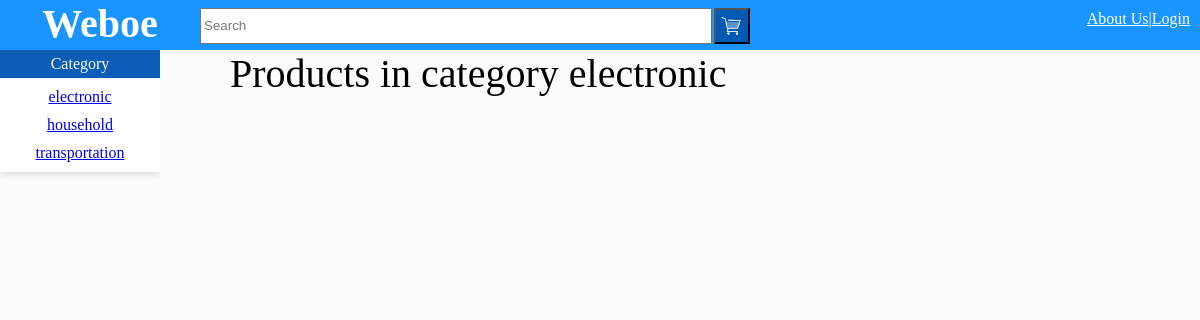
Page /product.php?category_name=electronic on the committed database.
### tables this page shows
CREATE TABLE category (
    category_name VARCHAR(255),
    PRIMARY KEY (category_name)
);

### product.php (the view, shortened to what this page needs)
<!DOCTYPE html>
<html lang="en-us">
<head>
    <link rel="stylesheet" href="product.css">
</head>
<body>
    <div class="topbar">
        <div class="title" onclick="window.location='product.php';">Weboe</div><div class="search1"><input type="text" placeholder="Search" id="search"><button onclick="window.location='cart.php';"></button></div><div class="topnav"><a href="about.php">About Us</a>|<?php
        if (!isset($_SESSION["username"])) echo '<a href="login.php">Login</a>';
        else {
            echo '<a href="profile.php?username=' . $_SESSION["username"] . '">Profile</a>|';
            echo '<a href="api/logout.php">Logout</a>';
        }
        ?>
        </div>
    </div>
    <div class="main">
        <div class="left">
            <div class="lefttitle">Category</div>
            <div class="leftlist" id="leftlist">
                <?php
                    include("api/database.php");
                    $stmt = mysqli_stmt_init($dbc);
                    mysqli_stmt_prepare($stmt, "SELECT * FROM category");
                    mysqli_stmt_execute($stmt);
                    $result = mysqli_stmt_get_result($stmt);
                    $response = array();
                    while ($productRow = mysqli_fetch_assoc($result)) {
                        $response[] = $productRow;
                    }
                    foreach ($response as $row) {
                        echo '<a href="product.php?category_name=' . $row["category_name"] . '">' . $row["category_name"] . '</a><br>';
                    }
                ?>
            </div>
        </div><div class="center">
            <div class="centerheader" id="centerheader">
                <?php
                    if (isset($_GET["category_name"])) echo "Products in category " . $_GET["category_name"];
                    else if (isset($_GET["product_id"])) echo "Product detail";
                    else echo "All products";
                ?>
            </div>
        </div>
    </div>
</body>
</html>

### product.css (style rules this page uses)
.title { display: inline-block; }
.title { text-align: center; width: 200px; font-size: 30pt; font-weight: bolder; }
body { margin: 0px; background-color: rgb(251,251,251); }
.main { background-color: rgb(251,251,251); height: 100vh; }
.left, .center, .right { display: inline-block; vertical-align: top; height: 80vh; }
.left { width: 160px; height: 100vh; overflow: hidden; }
.lefttitle { color:white; background-color: rgb(13,92,182); padding: 5px 0px; vertical-align: top; text-align: center; box-shadow: rgba(0, 0, 0, 0.1) 0px 4px 6px -1px, rgba(0, 0, 0, 0.06) 0px 2px 4px -1px; }
.leftlist { background-color: white; padding: 5px 0px; text-align: center; box-shadow: rgba(0, 0, 0, 0.1) 0px 4px 6px -1px, rgba(0, 0, 0, 0.06) 0px 2px 4px -1px; }
.leftlist a { display: inline-block; width: 100%; padding: 5px 0px; }
.center { padding-left: 30px; position: absolute; width: auto; right: 160px; left: 200px; overflow-y: visible; height: 100vh; }
.centerheader { font-size: 30pt; }
.center { right: 0px; }
.topbar { height: 100px; background-color: rgb(26,148,255); color: white; }
.topbar a { color: white; }
.search1 input { height: 20px; width: 300px; }
.search1 button { margin-left: 2px; margin-right: 2px; background-image: url(img/cart.png); width:36px; height: 36px; vertical-align: middle; background-size: 100%; }
.topnav { padding-right: 10px; top: 10px; position:absolute; right: 0px; width: 18%; text-align: right; }
@media screen and (min-width: 720px) { .search1 { width: 60%; position: absolute; left: 200px; line-height: 50px; margin-right: 12px; } }
@media screen and (min-width: 720px) { .topbar { height: 50px; } }
@media screen and (min-width: 720px) { .topnav, .search1 { display: inline-block; } }
@media screen and (min-width: 720px) { .search1 input { height: 30px; width: 70%; } }

### rows in the picture
category: category_name "electronic"
category: category_name "household"
category: category_name "transportation"

### other values in the picture
$_GET["category_name"] "electronic"
